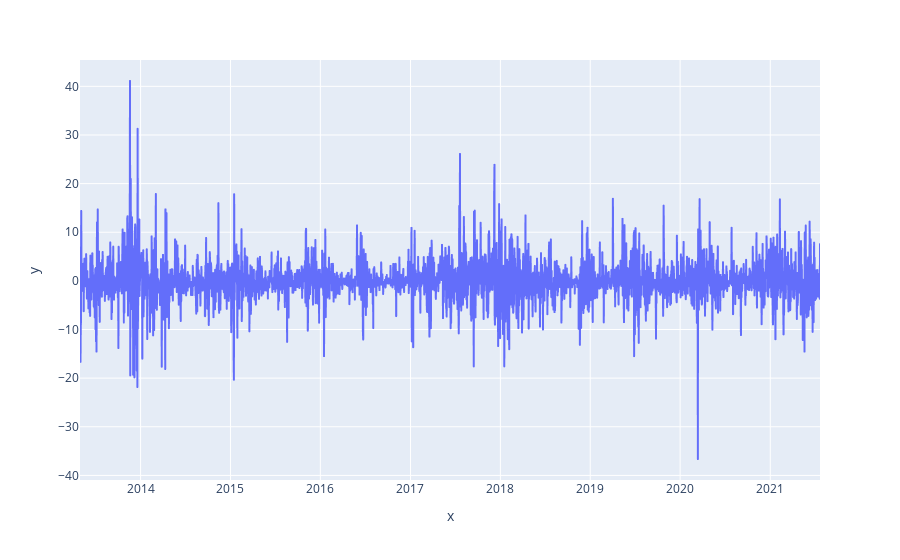

The notebook cell this image was saved under:
### Code cell
ma_acf_fig,ma_line_fig= arima_res(ma_model)
ma_acf_fig.show()
ma_line_fig.show()

### Figure 1 — Plotly figure (JSON) as saved in the notebook; plotly's stock layout.template omitted (floating-point values rounded to 4 significant figures; data arrays with more than 128 entries replaced by an {"elided": "..."} marker saying what was removed)
{"data": [{"hovertemplate": "x=%{x}<br>y=%{y}<extra></extra>", "legendgroup": "", "line": {"color": "#636efa", "dash": "solid"}, "marker": {"symbol": "circle"}, "mode": "lines", "name": "", "showlegend": false, "type": "scattergl", "x": {"elided": "3000 str values"}, "xaxis": "x", "y": {"elided": "3000 float values"}, "yaxis": "y"}], "layout": {"legend": {"tracegroupgap": 0}, "margin": {"t": 60}, "xaxis": {"anchor": "y", "domain": [0, 1], "title": {"text": "x"}}, "yaxis": {"anchor": "x", "domain": [0, 1], "title": {"text": "y"}}}}
